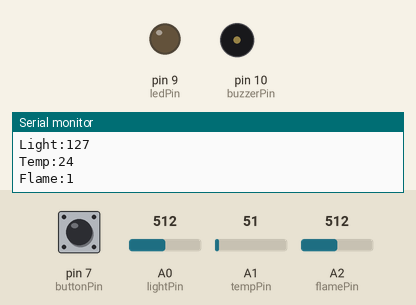
Simulated run of this sketch. Board: Arduino Uno, built with avr-gcc and run on an emulated ATmega328P. Shown: output pins drawn as LEDs (lit = HIGH), buzzer (waves = sounding), the last lines printed to the serial monitor. The inputs (shaded band) are chosen by the test bench; at power-on: A0 (lightPin) = 512, pin 7 (buttonPin) LOW, A1 (tempPin) = 51, A2 (flamePin) = 512.

Above: at 1.2 s.
1.3 s: A0 (lightPin) set to 798
2.8 s: A0 (lightPin) set to 825
At 4.0 s:
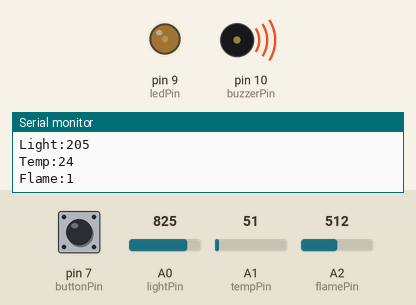
4.3 s: pin 7 (buttonPin) pulled HIGH for 3.2 s
At 5.8 s:
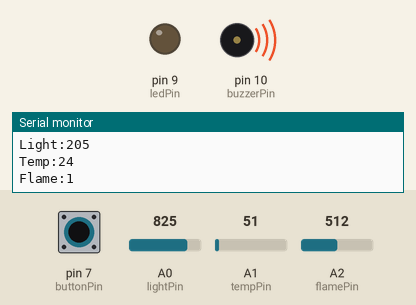
9.0 s: A0 (lightPin) set to 1023
At 9.8 s:
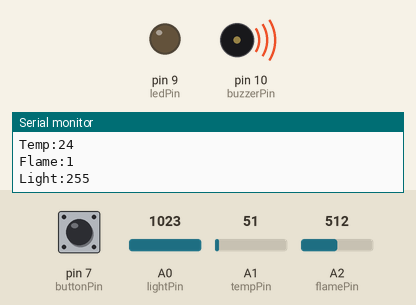
Timing chart, 0 to 11.5 s (numbered marks = the images above; inputs shaded):
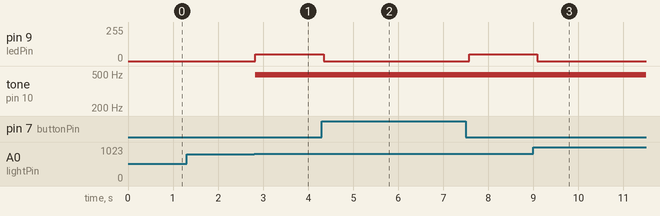

Measured:
- the behaviour switches between 806 and 807 on A0 (lightPin) (found by bisection; images 0 and 1)
- after the input at 2.8 s, pin 9 (ledPin): 0/255 → 50/255 at once; tone on pin 10 (buzzerPin): silent → 490 Hz at once
- after the input at 4.3 s, pin 9 (ledPin): 50/255 → 0/255 at once, → 50/255 3.2 s later
- after the input at 9.0 s, pin 9 (ledPin): 50/255 → 0/255 after 0.08 s

The sketch:

arduino-test.ino
```cpp
// analog pin
const int lightPin = 0; // 0번과 3번 단자 번호를 저장할 변수를 선언하고 이름을 부여한다. 
const int tempPin = 1;
const int flamePin = 2;

// digital pin
const int ledPin = 9;
const int buzzerPin = 10;
const int buttonPin = 7;

void setup()
{
  pinMode(ledPin, OUTPUT);
  pinMode(buzzerPin, OUTPUT);
  pinMode(buttonPin, INPUT);
  Serial.begin(9600);
}

void loop()
{
 int lightLevel = analogRead(lightPin);
 int tempLevel = analogRead(tempPin);
 int flameLevel = analogRead(flamePin);
 int buttonState = digitalRead(buttonPin);

 lightLevel = map(lightLevel, 0, 1023, 0, 255);
 tempLevel = (125*tempLevel)>>8;
 flameLevel = 1; //임시

 Serial.print("Light:");
 Serial.println(lightLevel);
 Serial.print("Temp:");
 Serial.println(tempLevel);
 Serial.print("Flame:");
 Serial.println(flameLevel);

 if(lightLevel > 200 && tempLevel > 20 && flameLevel > 0) {
  analogWrite(ledPin, 255-lightLevel);
  analogWrite(buzzerPin, 100);
 }

 // 버튼 누르면 led, buzzer off
 if(buttonState == HIGH){
  digitalWrite(ledPin, LOW);
  digitalWrite(buzzerPin, 0);
 }

 delay(100); // 100ms간 대기한다.
}
```
